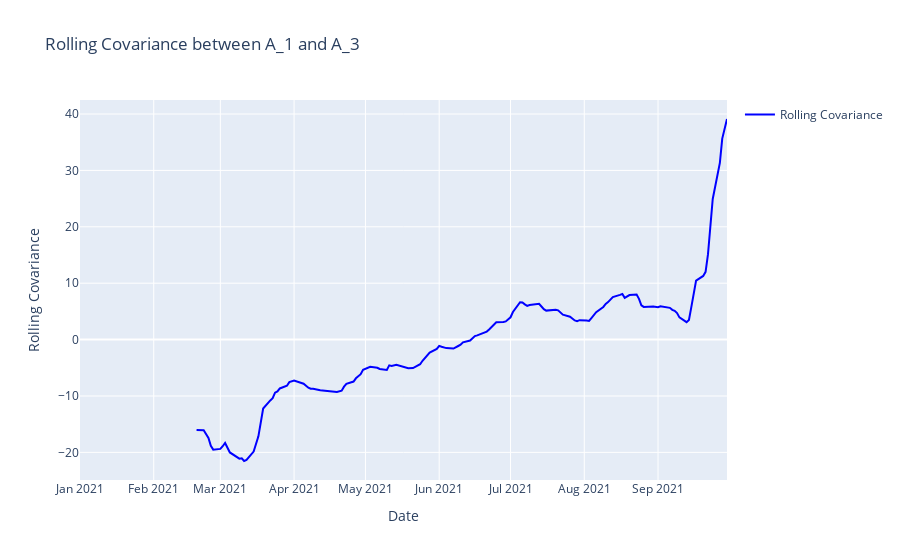

Write notebook code for a chart like this one.
### Markdown cell above
A_1 vs. A_2 Analysis:

2021:
In 2021, the covariance analysis reveals that A_1 and A_2 initially had a negative relationship starting around mid-February, which gradually turned positive with a peak magnitude of approximately 10 by mid-March. This positive trend continued until mid-April, after which it oscillated around zero until mid-August. In late August, there was a sharp drop followed by a rapid increase in September. The cointegration analysis suggests statistically significant changes occurred around mid-March, mid-April, late April, early June, and late June. However, these changes were short-lived and didn't persist for an extended period. The Granger causality test indicates that A_2 might have a causal influence on A_1 when the lag is between 4-8.

2022:
In 2022, the covariance pattern differs significantly. It starts at the end of February, showing strong positive correlation peaking in mid-March before dropping to zero by early April. Subsequently, there are fluctuations, including negative correlations, until early July, when some positive correlation reappears. The cointegration analysis highlights a substantial change in the relationship between the end of February and early April, with short-lived spikes indicating transient changes. The Granger causality test does not provide significant evidence of one variable causing the other.

2023:
In 2023, the covariance analysis shows a large, positively correlated movement between A_1 and A_2, starting in late February and lasting until early May. This is followed by a prolonged period of negative correlation until mid-June, after which it mostly remains positive. The cointegration analysis identifies a significant change from late April to mid-May, with occasional short-lasting spikes. Interestingly, Granger's test suggests that A_2 might cause A_1 when the lag is 19, which differs from the previous years.

Summary:
Across all years, there is a consistent pattern of peak covariance in March, indicating that March is a period where A_1 and A_2 are most likely to move in the same direction. This observation is supported by the cointegration tests, which also show significant changes during the same time frame.

### Code cell
part_a(df,['A_1', 'A_3'])

### Figure 1 — Plotly figure (JSON) as saved in the notebook; plotly's stock layout.template omitted (floating-point values rounded to 4 significant figures; data arrays with more than 128 entries replaced by an {"elided": "..."} marker saying what was removed)
{"data": [{"line": {"color": "blue"}, "mode": "lines", "name": "Rolling Covariance", "type": "scatter", "x": {"elided": "174 str values"}, "y": {"elided": "174 float values"}}], "layout": {"showlegend": true, "title": {"text": "Rolling Covariance between A_1 and A_3"}, "xaxis": {"title": {"text": "Date"}}, "yaxis": {"title": {"text": "Rolling Covariance"}}}}
